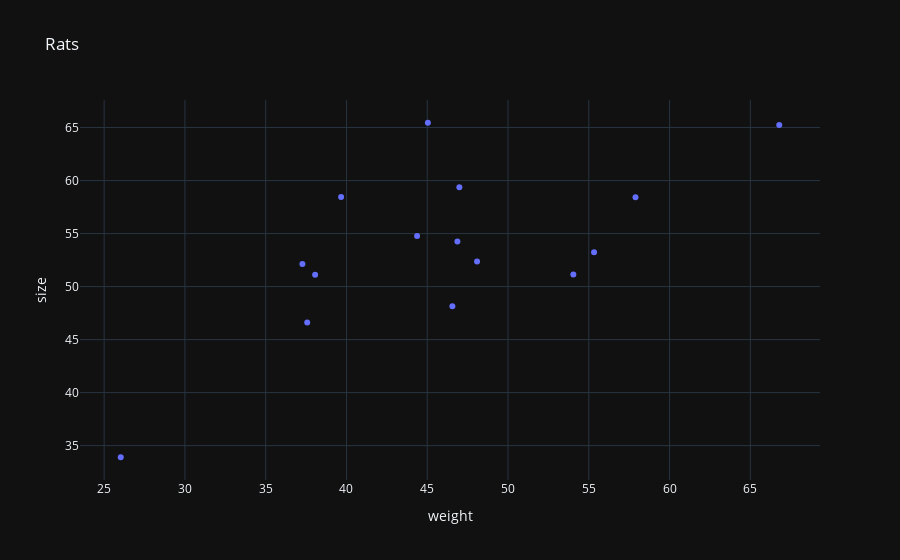

Source (notebook cell):
### Code cell
fig = px.scatter(dataframe, x='weight', y='size',title='Rats')
fig.show()

### Figure 1 — Plotly figure (JSON) as saved in the notebook; plotly's stock layout.template omitted (floating-point values rounded to 4 significant figures)
{"data": [{"hovertemplate": "weight=%{x}<br>size=%{y}<extra></extra>", "legendgroup": "", "marker": {"color": "#636efa", "symbol": "circle"}, "mode": "markers", "name": "", "orientation": "v", "showlegend": false, "x": [46.99, 57.89, 37.57, 66.79, 55.32, 46.87, 26.03, 44.37, 46.56, 37.27, 54.04, 48.08, 38.06, 39.67, 45.04], "xaxis": "x", "y": [59.37, 58.43, 46.62, 65.24, 53.24, 54.26, 33.9, 54.78, 48.16, 52.13, 51.14, 52.37, 51.11, 58.45, 65.45], "yaxis": "y", "type": "scatter"}], "layout": {"xaxis": {"anchor": "y", "domain": [0.0, 1.0], "title": {"text": "weight"}}, "yaxis": {"anchor": "x", "domain": [0.0, 1.0], "title": {"text": "size"}}, "legend": {"tracegroupgap": 0}, "title": {"text": "Rats"}}}
